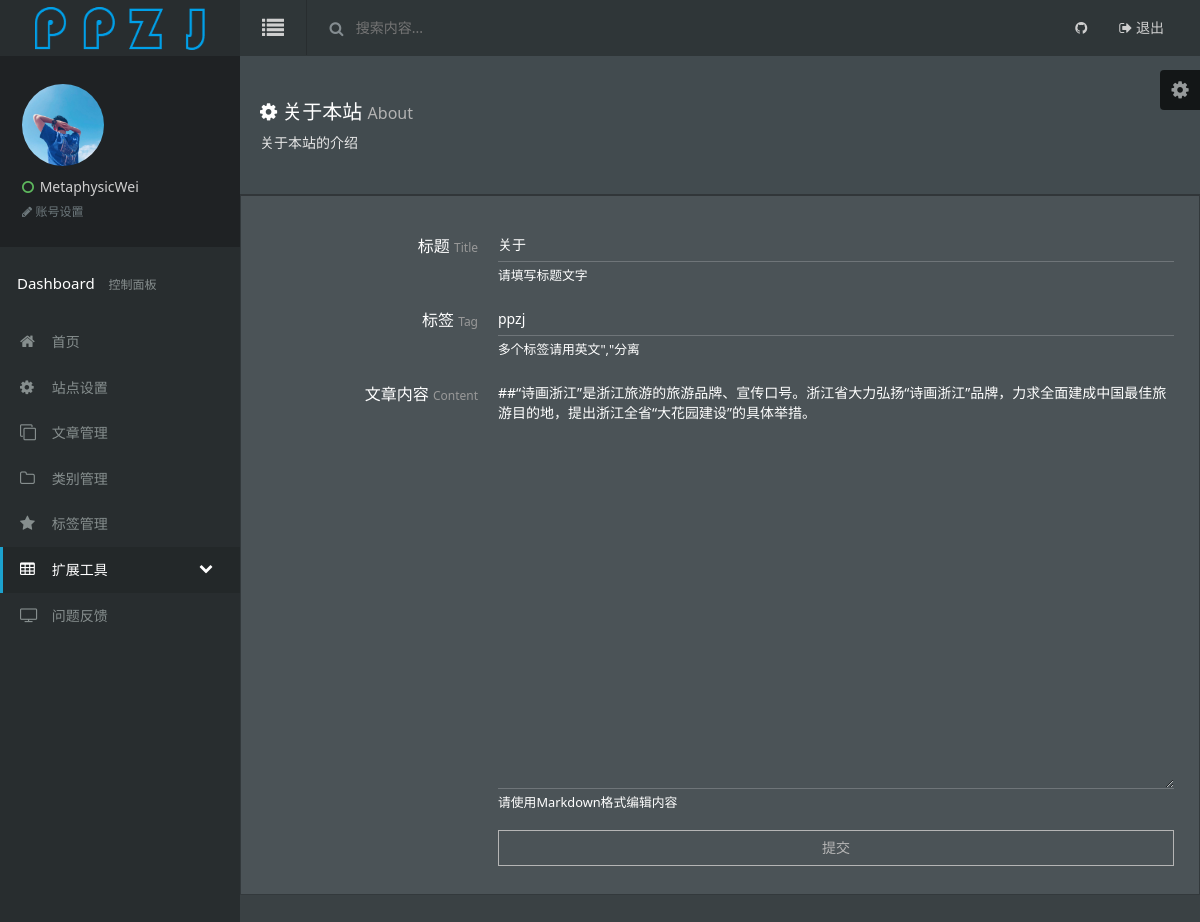
The page /index.php/admin/others/about on the database its author committed.
### tables this page shows
CREATE TABLE `about` (
  `id` int(11) NOT NULL,
  `title` varchar(200) NOT NULL,
  `tag` varchar(200) NOT NULL,
  `content` text NOT NULL,
  PRIMARY KEY (`id`)
);

### application/controllers/admin/Others.php (called while the page is built, shortened)
<?php
class Others extends CI_Controller {
	public function about()
	{
        $this->load->model('about_model');
        $data['data']= $this->about_model->getAboutInfo();
        $data['cur_title'] = array('','','','','','active','');
        $this->load->view('admin/header',$data);
        $this->load->view('admin/menu', $data);
        $this->load->view('admin/others_about', $data);
        $this->load->view('admin/footer');
	}
}

### index.php (called while the page is built, shortened)
<?php
require_once BASEPATH.'core/CodeIgniter.php';

### application/models/about_model.php (called while the page is built, shortened)
<?php
class About_model extends CI_Model {
	public function getAboutInfo($id=1){
		$sql="select * from about where id = {$id}";
		$data=$this->db->query($sql)->result_array();
		return $data;
	}
}

### application/views/admin/others_about.php (the view, shortened to what this page needs)
        <div class="tpl-content-wrapper">
            <div class="container-fluid am-cf">
                <div class="row">
                    <div class="am-u-sm-12 am-u-md-12 am-u-lg-9">
                        <div class="page-header-heading"><span class="am-icon-cog page-header-heading-icon"></span> 关于本站 <small>About</small></div>
                        <p class="page-header-description">关于本站的介绍</p>
                    </div>
                </div>
            </div>
<div class="row">
<div class="am-u-sm-12 am-u-md-12 am-u-lg-12">
                        <div class="widget am-cf">
                            <div class="widget-body am-fr">
                                <form class="am-form tpl-form-line-form" method="post" action="<?php echo site_url('admin/Others/edit_about')?>">
                                    <div class="am-form-group">
                                        <label for="user-name" class="am-u-sm-3 am-form-label">标题 <span class="tpl-form-line-small-title">Title</span></label>
                                        <div class="am-u-sm-9">
                                            <input type="text" class="tpl-form-input" name="title" value="<?php echo $data[0]['title'];?>" placeholder="请输入标题文字">
                                            <small>请填写标题文字</small>
                                        </div>
                                    </div>
                                    <div class="am-form-group">
                                        <label class="am-u-sm-3 am-form-label">标签 <span class="tpl-form-line-small-title">Tag</span></label>
                                        <div class="am-u-sm-9">
                                            <input type="text" name="tag" type="text" value="<?php echo $data[0]['tag'];?>" placeholder="输入Tag关键字">
                                            <small>多个标签请用英文","分离</small>
                                        </div>
                                    </div>
                                    <div class="am-form-group">
                                        <label for="user-intro" class="am-u-sm-3 am-form-label">文章内容 <span class="tpl-form-line-small-title">Content</span></label>
                                        <div class="am-u-sm-9">
                                            <textarea class="" name="content" rows="20"><?php echo htmlspecialchars($data[0]['content']);?></textarea>
                                            <small>请使用Markdown格式编辑内容</small>
                                        </div>
                                    </div>
                                    <div class="am-form-group">
                                        <div class="am-u-sm-9 am-u-sm-push-3">
                                            <button type="submit" name='subimit' value="subimit" class="am-btn am-btn-primary am-btn-block tpl-btn-bg-color-success tpl-login-btn">提交</button>
                                        </div>
                                    </div>
                                </form>
                            </div>
                        </div>
                    </div>
                </div>
                </div>
        </div>

### static/admin/css/app.css (style rules this page uses)
.tpl-header-navbar a { line-height: 56px; display: block; padding: 0 16px; position: relative; }
.tpl-user-panel-action-link { color: #6d787c; font-size: 12px; }
.tpl-content-wrapper { transition: all 0.4s ease-in-out; position: relative; margin-left: 240px; z-index: 1101; min-height: 922px; border-bottom-left-radius: 3px; }
.container-fluid { margin-top: 0; margin-bottom: 0; padding: 40px 0; border-bottom: 0; padding-left: 20px; padding-right: 20px; }
.row { margin-right: -10px; margin-left: -10px; }
.page-header-description { margin-top: 4px; margin-bottom: 0; font-size: 14px; color: #e6e6e6; }
.page-header-heading { font-size: 20px; font-weight: 400; }
.page-header-heading small { font-weight: normal; line-height: 1; color: #B3B3B3; }
.widget { width: 100%; min-height: 148px; margin-bottom: 20px; border-radius: 0; position: relative; }
.widget-body { padding: 13px 15px; width: 100%; }
.theme-black { background-color: #282d2f; }
.theme-black .tpl-login-btn { border: 1px solid #b5b5b5; background-color: rgba(0, 0, 0, 0); padding: 10px 16px; font-size: 14px; line-height: 14px; color: #b5b5b5; }
.theme-black .tpl-form-line-form, .theme-black .tpl-form-border-form { padding-top: 20px; }
.theme-black .tpl-form-line-form input[type=number], .theme-black .tpl-form-line-form input[type=search], .theme-black .tpl-form-line-form input[type=text], .theme-black .tpl-form-line-form input[type=password], .theme-black .tpl-form-line-form input[type=datetime], .theme-black .tpl-form-line-form input[type=datetime-local], .theme-black .tpl-form-line-form input[type=date], .theme-black .tpl-form-line-form input[type=month], .theme-black .tpl-form-line-form input[type=time], .theme-black .tpl-form-line-form input[type=week], .theme-black .tpl-form-line-form input[type=email], .theme-black .tpl-form-line-form input[type=url], .theme-black .tpl-form-line-form input[type=tel], .theme-black .tpl-form-line-form input[type=color], .theme-black .tpl-form-line-form select, .theme-black .tpl-form-line-form textarea, .theme-black .am-form-field { display: block; width: 100%; padding: 6px 12px; line-height: 1.42857; color: #4d6b8a; background-color: #fff; background-image: none; border: 1px solid #c2cad8; border-radius: 4px; -webkit-box-shadow: inset 0 1px 1px rgba(0, 0, 0, 0.075); box-shadow: inset 0 1px 1px rgba(0, 0, 0, 0.075); -webkit-transition: border-color ease-in-out 0.15s, box-shadow ease-in-out 0.15s; -o-transition: border-color ease-in-out 0.15s, box-shadow ease-in-out 0.15s; transition: border-color ease-in-out 0.15s, box-shadow ease-in-out 0.15s; background: 0 0; border: 0; border-bottom: 1px solid rgba(255, 255, 255, 0.2); -webkit-border-radius: 0; -moz-border-radius: 0; -ms-border-radius: 0; -o-border-radius: 0; border-radius: 0; color: #fff; box-shadow: none; padding-left: 0; padding-right: 0; font-size: 14px; }
.theme-black .tpl-form-line-form .am-checkbox, .theme-black .tpl-form-line-form .am-checkbox-inline, .theme-black .tpl-form-line-form .am-form-label, .theme-black .tpl-form-line-form .am-radio, .theme-black .tpl-form-line-form .am-radio-inline { margin-top: 0; margin-bottom: 0; }
.theme-black .tpl-form-line-form .am-form-group:after { clear: both; }
.theme-black .tpl-form-line-form .am-form-group:after, .theme-black .tpl-form-line-form .am-form-group:before { content: " "; display: table; }
.theme-black .tpl-form-line-form .am-form-label { padding-top: 5px; font-size: 16px; color: #fff; font-weight: inherit; text-align: right; }
.theme-black .tpl-form-line-form .am-form-label .tpl-form-line-small-title { color: #999; font-size: 12px; }
.theme-black .widget { border: 1px solid #33393c; border-top: 2px solid #313639; background: #4b5357; color: #ffffff; }
.theme-black .page-header-description { color: #e6e6e6; }
.theme-black .page-header-heading { color: #666; }
.theme-black .container-fluid { background: #424b4f; }
.theme-black .page-header-heading { color: #fff; }
.theme-black .tpl-content-wrapper { background: #3a4144; }
.theme-black .tpl-header-navbar a { color: #cfcfcf; }
@media screen and (min-width: 641px) { [class*=am-u-] { padding-left: 10px; padding-right: 10px; } }

### rows shown on the page
about: title "关于", tag "ppzj", content "##“诗画浙江”是浙江旅游的旅游品牌、宣传口号。浙江省大力弘扬“诗画浙江”品牌，力求全面建成中国最佳旅游目的地，提出浙江全省“大花园建设”的具体举措。"
